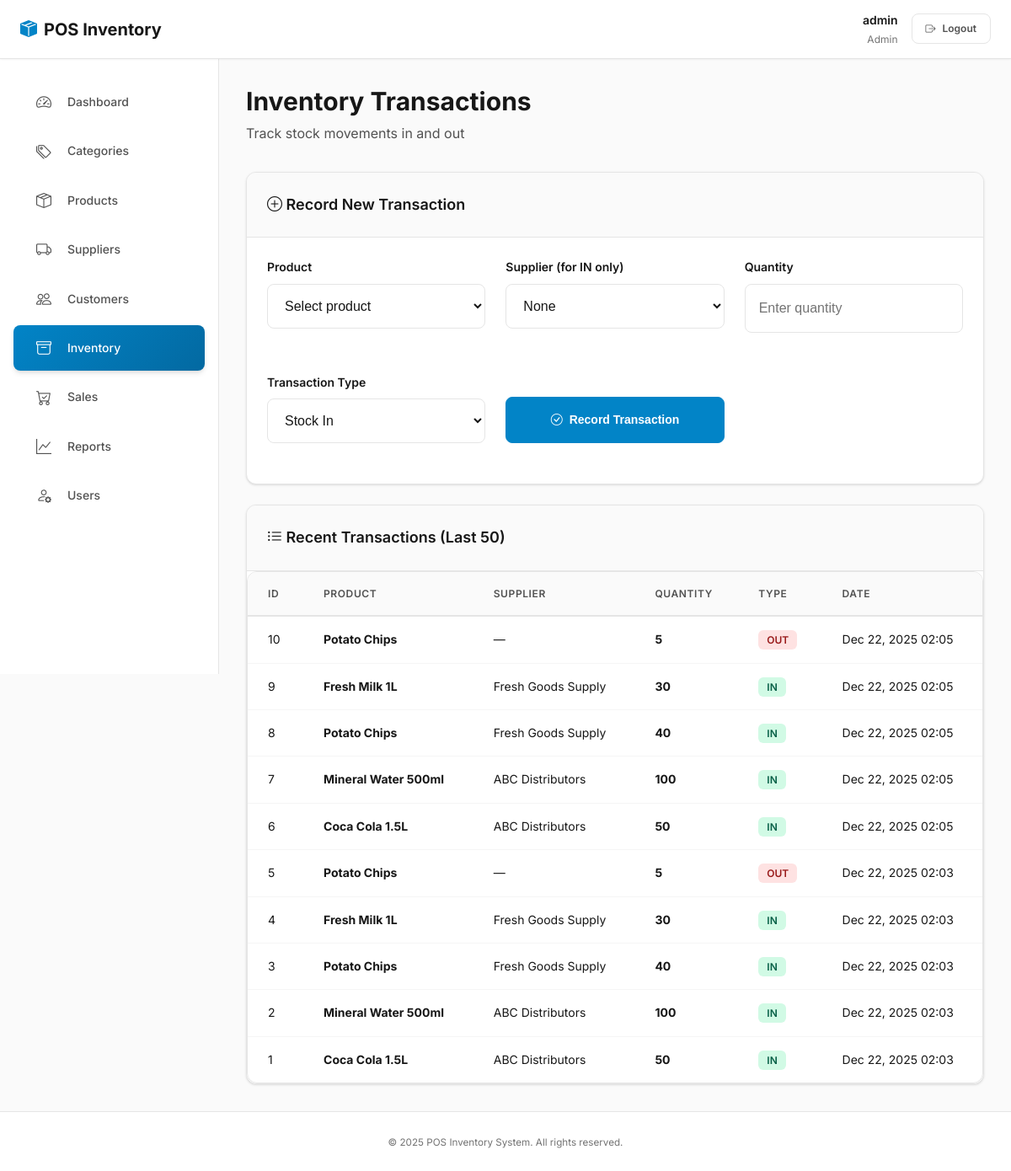
/index.php?page=inventory (signed in), run on the app's committed database.
### tables this page shows
CREATE TABLE `inventory_transactions` (
  `transaction_id` int(11) NOT NULL,
  `product_id` int(11) NOT NULL,
  `supplier_id` int(11) DEFAULT NULL,
  `quantity` int(11) NOT NULL,
  `transaction_type` enum('in','out') NOT NULL,
  `transaction_date` timestamp NOT NULL DEFAULT current_timestamp()
);

CREATE TABLE `products` (
  `product_id` int(11) NOT NULL,
  `category_id` int(11) NOT NULL,
  `product_name` varchar(150) NOT NULL,
  `price` decimal(10,2) NOT NULL,
  `stock` int(11) DEFAULT 0,
  `created_at` timestamp NOT NULL DEFAULT current_timestamp()
);

CREATE TABLE `suppliers` (
  `supplier_id` int(11) NOT NULL,
  `supplier_name` varchar(150) NOT NULL,
  `contact_info` varchar(150) DEFAULT NULL,
  `created_at` timestamp NOT NULL DEFAULT current_timestamp()
);

### functions.php (called while the page is built, shortened)
<?php
function sanitize($value)
{
    return htmlspecialchars(trim((string)$value), ENT_QUOTES, 'UTF-8');
}

### modules/inventory.php (the view, shortened to what this page needs)
<?php
$transactions = $conn->query('
    SELECT it.*, p.product_name, s.supplier_name
    FROM inventory_transactions it
    JOIN products p ON p.product_id = it.product_id
    LEFT JOIN suppliers s ON s.supplier_id = it.supplier_id
    ORDER BY it.transaction_id DESC
    LIMIT 50
')->fetch_all(MYSQLI_ASSOC);
?>
<main>
    <div class="page-header">
        <h1 class="page-title">Inventory Transactions</h1>
        <p class="page-subtitle">Track stock movements in and out</p>
    </div>
    <div class="card mb-4">
        <div class="card-header">
            <i class="bi bi-plus-circle"></i> Record New Transaction
        </div>
        <div class="card-body">
            <form method="post" style="display: grid; grid-template-columns: repeat(auto-fit, minmax(200px, 1fr)); gap: var(--spacing-lg);">
                <div class="form-group">
                    <label class="form-label">Product</label>
                    <select class="form-select" name="product_id" required>
                        <option value="">Select product</option>
                    </select>
                </div>
                <div class="form-group">
                    <label class="form-label">Supplier (for IN only)</label>
                    <select class="form-select" name="supplier_id">
                        <option value="">None</option>
                    </select>
                </div>
                <div class="form-group">
                    <label class="form-label">Quantity</label>
                    <input class="form-control" type="number" name="quantity" min="1" required placeholder="Enter quantity">
                </div>
                <div class="form-group">
                    <label class="form-label">Transaction Type</label>
                    <select class="form-select" name="transaction_type">
                        <option value="in">Stock In</option>
                    </select>
                </div>
                <div class="form-group" style="display: flex; align-items: flex-end;">
                    <button class="btn btn-primary w-100" type="submit">
                        <i class="bi bi-check-circle"></i> Record Transaction
                    </button>
                </div>
            </form>
        </div>
    </div>
    <div class="card">
        <div class="card-header">
            <i class="bi bi-list-ul"></i> Recent Transactions (Last 50)
        </div>
        <div class="card-body" style="padding: 0;">
            <div class="table-container">
                <table class="table table-hover align-middle">
                    <thead>
                        <tr>
                            <th>ID</th>
                            <th>Product</th>
                            <th>Supplier</th>
                            <th>Quantity</th>
                            <th>Type</th>
                            <th>Date</th>
                        </tr>
                    </thead>
                    <tbody>
                        <?php if (empty($transactions)): ?>
                            <tr>
                                <td colspan="6" class="text-center text-muted" style="padding: var(--spacing-2xl);">
                                    <i class="bi bi-inbox" style="font-size: var(--font-size-3xl); display: block; margin-bottom: var(--spacing-md); opacity: 0.5;"></i>
                                    No transactions found. Record your first transaction above.
                                </td>
                            </tr>
                        <?php else: ?>
                            <?php foreach ($transactions as $t): ?>
                                <tr>
                                    <td><?php echo $t['transaction_id']; ?></td>
                                    <td><strong><?php echo sanitize($t['product_name']); ?></strong></td>
                                    <td><?php echo sanitize($t['supplier_name'] ?: '—'); ?></td>
                                    <td><strong><?php echo $t['quantity']; ?></strong></td>
                                    <td>
                                        <span style="padding: 4px 10px; border-radius: var(--radius-sm); font-weight: 600; font-size: var(--font-size-xs); text-transform: uppercase; background: <?php echo $t['transaction_type'] === 'in' ? 'var(--success-light)' : 'var(--danger-light)'; ?>; color: <?php echo $t['transaction_type'] === 'in' ? '#065f46' : '#991b1b'; ?>;">
                                            <?php echo strtoupper($t['transaction_type']); ?>
                                        </span>
                                    </td>
                                    <td><?php echo date('M d, Y H:i', strtotime($t['transaction_date'])); ?></td>
                                </tr>
                            <?php endforeach; ?>
                        <?php endif; ?>
                    </tbody>
                </table>
            </div>
        </div>
    </div>
</main>

### data on the page
inventory_transactions: transaction_id "10", product.product_name "Potato Chips", supplier_name "—", quantity "5", transaction_type "OUT", transaction_date "Dec 22, 2025 02:05"
inventory_transactions: transaction_id "9", product.product_name "Fresh Milk 1L", supplier.supplier_name "Fresh Goods Supply", quantity "30", transaction_type "IN", transaction_date "Dec 22, 2025 02:05"
inventory_transactions: transaction_id "8", product.product_name "Potato Chips", supplier.supplier_name "Fresh Goods Supply", quantity "40", transaction_type "IN", transaction_date "Dec 22, 2025 02:05"
inventory_transactions: transaction_id "7", product.product_name "Mineral Water 500ml", supplier.supplier_name "ABC Distributors", quantity "100", transaction_type "IN", transaction_date "Dec 22, 2025 02:05"
inventory_transactions: transaction_id "6", product.product_name "Coca Cola 1.5L", supplier.supplier_name "ABC Distributors", quantity "50", transaction_type "IN", transaction_date "Dec 22, 2025 02:05"
inventory_transactions: transaction_id "5", product.product_name "Potato Chips", supplier_name "—", quantity "5", transaction_type "OUT", transaction_date "Dec 22, 2025 02:03"
inventory_transactions: transaction_id "4", product.product_name "Fresh Milk 1L", supplier.supplier_name "Fresh Goods Supply", quantity "30", transaction_type "IN", transaction_date "Dec 22, 2025 02:03"
inventory_transactions: transaction_id "3", product.product_name "Potato Chips", supplier.supplier_name "Fresh Goods Supply", quantity "40", transaction_type "IN", transaction_date "Dec 22, 2025 02:03"
inventory_transactions: transaction_id "2", product.product_name "Mineral Water 500ml", supplier.supplier_name "ABC Distributors", quantity "100", transaction_type "IN", transaction_date "Dec 22, 2025 02:03"
inventory_transactions: transaction_id "1", product.product_name "Coca Cola 1.5L", supplier.supplier_name "ABC Distributors", quantity "50", transaction_type "IN", transaction_date "Dec 22, 2025 02:03"

### other printed values
current_user()['username'] "admin"
current_user()['role'] "Admin"
$meta['label'] "Dashboard"
$meta['label'] "Categories"
$meta['label'] "Products"
$meta['label'] "Suppliers"
$meta['label'] "Customers"
$meta['label'] "Inventory"
$meta['label'] "Sales"
$meta['label'] "Reports"
$meta['label'] "Users"
